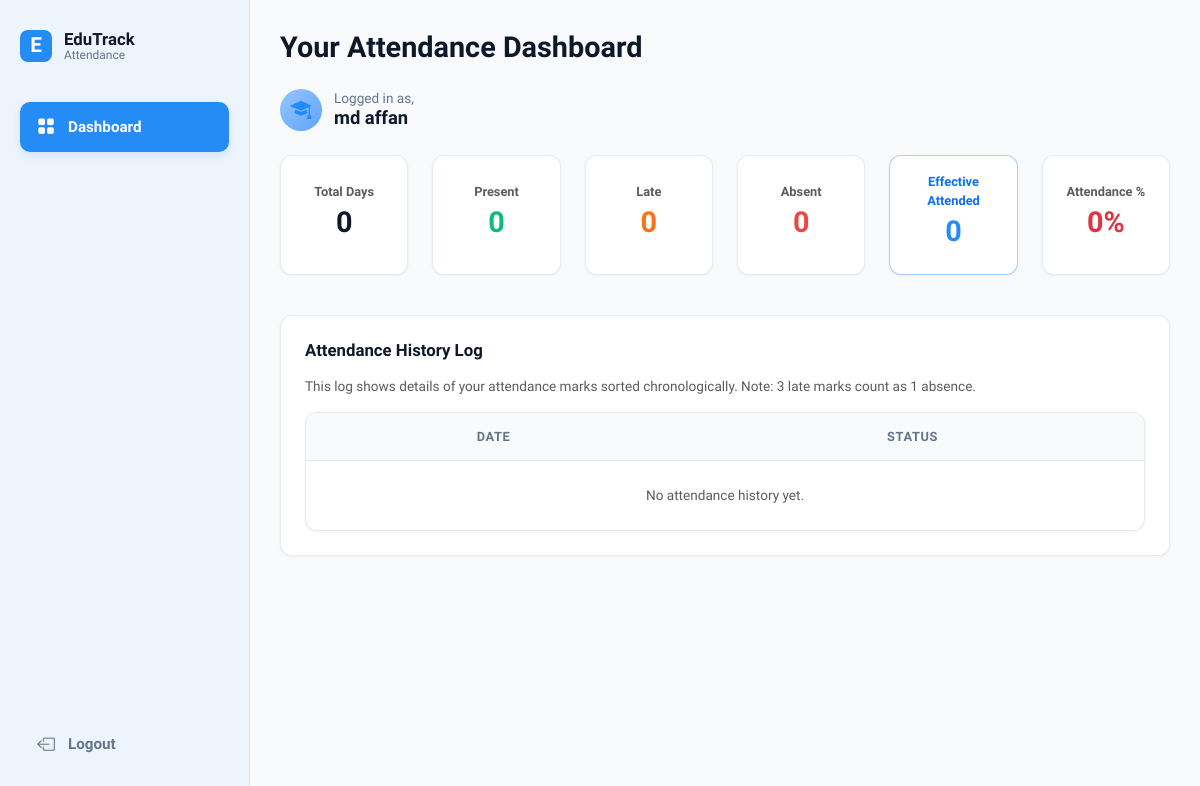
/student (signed in), run on an earlier commit of the app's database.
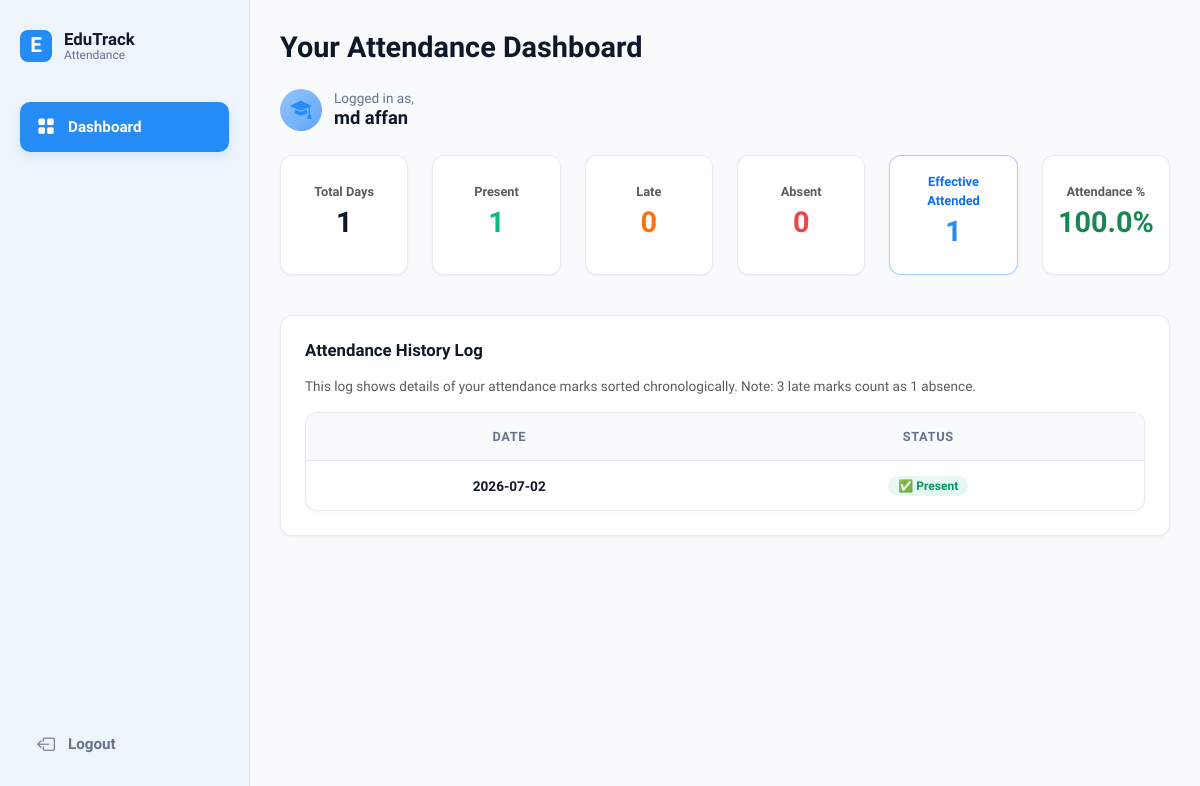
And on a later commit of the database.
### tables this page shows
CREATE TABLE attendance (
                id INTEGER PRIMARY KEY AUTOINCREMENT,
                student_id TEXT NOT NULL,
                attendance_date TEXT NOT NULL,
                status TEXT NOT NULL,
                UNIQUE(student_id, attendance_date),
                FOREIGN KEY (student_id) REFERENCES students(student_id) ON DELETE CASCADE
            );

### web_app.py (the view)
@app.route('/student')
def student_dashboard():
    if session.get('role') != 'student':
        return redirect(url_for('login'))
    student_id = session.get('student_id')
    try:
        conn = connect()
        cursor = conn.cursor()
        cursor.execute('''SELECT COUNT(*),
                          SUM(CASE WHEN status = "Present" THEN 1 ELSE 0 END) AS present_days,
                          SUM(CASE WHEN status = "Late" THEN 1 ELSE 0 END) AS late_days,
                          SUM(CASE WHEN status = "Absent" THEN 1 ELSE 0 END) AS absent_days
                          FROM attendance WHERE student_id = ?''', (student_id,))
        totals = cursor.fetchone()
        cursor.close()
        conn.close()
        total_days = totals[0] or 0
        present = totals[1] or 0
        late = totals[2] or 0
        absent = totals[3] or 0
        eff_present = present + late - (late // 3)
        eff_absent = absent + (late // 3)
        percentage = round((eff_present / total_days) * 100, 2) if total_days else 0
        processed_rows = []
        conn = connect()
        cursor = conn.cursor()
        cursor.execute('SELECT attendance_date, status FROM attendance WHERE student_id = ? ORDER BY attendance_date ASC', (student_id,))
        all_rows = cursor.fetchall()
        cursor.close()
        conn.close()
        late_count = 0
        chrono_processed = []
        for r in all_rows:
            date_str = r['attendance_date']
            status = r['status']
            disp_status = status
            if status == 'Late':
                late_count += 1
                if late_count % 3 == 0:
                    disp_status = 'Absent (3rd Late)'
            chrono_processed.append((date_str, disp_status))
        processed_rows = list(reversed(chrono_processed))[:100]
    except sqlite3.Error as e:
        flash(str(e), 'danger')
        processed_rows = []
        total_days = present = late = absent = eff_present = eff_absent = percentage = 0
    return render_template('student_dashboard.html',
                           rows=processed_rows,
                           total_days=total_days,
                           present=present,
                           late=late,
                           absent=absent,
                           eff_present=eff_present,
                           eff_absent=eff_absent,
                           percentage=percentage)

### web_app.py (called while the page is built)
def connect():
    conn = sqlite3.connect(DB_PATH, detect_types=sqlite3.PARSE_DECLTYPES)
    conn.row_factory = sqlite3.Row
    conn.execute('PRAGMA foreign_keys = ON')
    return conn

### templates/student_dashboard.html
{% extends 'layout.html' %}
{% block content %}
<div class="dashboard-header">
  <div class="dashboard-title-area">
    <h1>Your Attendance Dashboard</h1>
  </div>
</div>
<div class="welcome-banner">
  <div class="user-profile-summary">
    <div class="user-avatar-placeholder">
      <i class="bi bi-mortarboard-fill" style="font-size: 1.3rem; color: #258bf5;"></i>
    </div>
    <div class="welcome-text">
      <span class="welcome-subtitle">Logged in as,</span>
      <span class="welcome-title">{{ session.name }}</span>
    </div>
  </div>
</div>
<div class="row mb-4">
  <div class="col-md-2 col-sm-4 mb-3">
    <div class="card-premium text-center d-flex flex-column align-items-center justify-content-center" style="height: 120px;">
      <span class="text-muted" style="font-size: 0.8rem; font-weight: 600;">Total Days</span>
      <h3 style="font-size: 1.8rem; font-weight: 700; margin-top: 4px;">{{ total_days }}</h3>
    </div>
  </div>
  <div class="col-md-2 col-sm-4 mb-3">
    <div class="card-premium text-center d-flex flex-column align-items-center justify-content-center" style="height: 120px;">
      <span class="text-muted" style="font-size: 0.8rem; font-weight: 600;">Present</span>
      <h3 style="font-size: 1.8rem; font-weight: 700; margin-top: 4px; color: var(--success);">{{ present }}</h3>
    </div>
  </div>
  <div class="col-md-2 col-sm-4 mb-3">
    <div class="card-premium text-center d-flex flex-column align-items-center justify-content-center" style="height: 120px;">
      <span class="text-muted" style="font-size: 0.8rem; font-weight: 600;">Late</span>
      <h3 style="font-size: 1.8rem; font-weight: 700; margin-top: 4px; color: var(--warning);">{{ late }}</h3>
    </div>
  </div>
  <div class="col-md-2 col-sm-4 mb-3">
    <div class="card-premium text-center d-flex flex-column align-items-center justify-content-center" style="height: 120px;">
      <span class="text-muted" style="font-size: 0.8rem; font-weight: 600;">Absent</span>
      <h3 style="font-size: 1.8rem; font-weight: 700; margin-top: 4px; color: var(--danger);">{{ absent }}</h3>
    </div>
  </div>
  <div class="col-md-2 col-sm-4 mb-3">
    <div class="card-premium text-center d-flex flex-column align-items-center justify-content-center" style="height: 120px; border-color: rgba(37, 139, 245, 0.4);">
      <span class="text-primary" style="font-size: 0.8rem; font-weight: 600;">Effective Attended</span>
      <h3 style="font-size: 1.8rem; font-weight: 700; margin-top: 4px; color: var(--primary);">{{ eff_present }}</h3>
    </div>
  </div>
  <div class="col-md-2 col-sm-4 mb-3">
    <div class="card-premium text-center d-flex flex-column align-items-center justify-content-center" style="height: 120px;">
      <span class="text-muted" style="font-size: 0.8rem; font-weight: 600;">Attendance %</span>
      <h3 class="{% if percentage < 75.0 %}text-danger{% else %}text-success{% endif %}" style="font-size: 1.8rem; font-weight: 700; margin-top: 4px;">{{ percentage }}%</h3>
    </div>
  </div>
</div>
<div class="card-premium-action">
  <h5>Attendance History Log</h5>
  <p class="text-muted mb-3" style="font-size: 0.85rem;">This log shows details of your attendance marks sorted chronologically. Note: 3 late marks count as 1 absence.</p>
  <div class="table-premium-container">
    <table class="table-premium text-center">
      <thead>
        <tr>
          <th class="text-center">Date</th>
          <th class="text-center">Status</th>
        </tr>
      </thead>
      <tbody>
        {% if rows %}
          {% for date, status in rows %}
            <tr>
              <td><strong>{{ date }}</strong></td>
              <td>
                {% if status == 'Present' %}
                  <span class="badge badge-premium badge-premium-success">✅ Present</span>
                {% elif status == 'Late' %}
                  <span class="badge badge-premium badge-premium-warning">⚠️ Late</span>
                {% elif status == 'Absent' %}
                  <span class="badge badge-premium badge-premium-danger">❌ Absent</span>
                {% elif status == 'Absent (3rd Late)' %}
                  <span class="badge badge-premium badge-premium-danger">❌ Absent (3rd Late)</span>
                {% else %}
                  <span class="badge badge-premium badge-premium-info">{{ status }}</span>
                {% endif %}
              </td>
            </tr>
          {% endfor %}
        {% else %}
          <tr>
            <td colspan="2" class="text-center text-muted py-4">No attendance history yet.</td>
          </tr>
        {% endif %}
      </tbody>
    </table>
  </div>
</div>
{% endblock %}

### templates/layout.html (shortened to what this page needs)
<!doctype html>
<html lang="en">
  <head>
    <link href="https://cdn.jsdelivr.net/npm/bootstrap@5.3.0/dist/css/bootstrap.min.css" rel="stylesheet">
    <link rel="stylesheet" href="https://cdn.jsdelivr.net/npm/bootstrap-icons@1.11.1/font/bootstrap-icons.css">
    <link rel="stylesheet" href="{{ url_for('static', filename='styles.css') }}">
  </head>
  <body>
    {% if session.role %}
      <div class="app-container">
        <div class="sidebar">
          <div class="sidebar-top">
            <a class="sidebar-logo" href="#">
              <div class="logo-icon">E</div>
              <div class="logo-text">
                <span class="logo-title">EduTrack</span>
                <span class="logo-subtitle">Attendance</span>
              </div>
            </a>
            <ul class="sidebar-menu">
              {% if session.role == 'admin' %}
                <li class="sidebar-item" id="nav-dashboard">
                  <a href="{{ url_for('admin_dashboard') }}?tab=dashboard"><i class="bi bi-grid-fill"></i> Dashboard</a>
                </li>
                <li class="sidebar-item" id="nav-attendance">
                  <a href="{{ url_for('admin_dashboard') }}?tab=attendance"><i class="bi bi-check-circle-fill"></i> Attendance</a>
                </li>
                <li class="sidebar-item" id="nav-students">
                  <a href="{{ url_for('admin_dashboard') }}?tab=students"><i class="bi bi-people-fill"></i> Students</a>
                </li>
                <li class="sidebar-item" id="nav-records">
                  <a href="{{ url_for('admin_dashboard') }}?tab=records"><i class="bi bi-file-earmark-text-fill"></i> Records</a>
                </li>
                <li class="sidebar-item" id="nav-reports">
                  <a href="{{ url_for('reports') }}"><i class="bi bi-bar-chart-line-fill"></i> Reports</a>
                </li>
                <li class="sidebar-item" id="nav-settings">
                  <a href="{{ url_for('admin_dashboard') }}?tab=settings"><i class="bi bi-gear-fill"></i> Settings</a>
                </li>
              {% else %}
                <li class="sidebar-item active">
                  <a href="{{ url_for('student_dashboard') }}"><i class="bi bi-grid-fill"></i> Dashboard</a>
                </li>
              {% endif %}
            </ul>
          </div>
          <div class="sidebar-bottom">
            <ul class="sidebar-menu">
              <li class="sidebar-item">
                <a href="{{ url_for('logout') }}"><i class="bi bi-box-arrow-left"></i> Logout</a>
              </li>
            </ul>
          </div>
        </div>
        <div class="main-content-wrapper">
          <div class="content-body">
            {% block content %}{% endblock %}
          </div>
        </div>
      </div>
    {% endif %}
  </body>
</html>

What changed in the data, as far as the page shows it:
added attendance: attendance_date "2026-07-02", status "✅ Present"
Also different on the page:
{{ total_days }}: "0" → "1"
{{ present }}: "0" → "1"
{{ eff_present }}: "0" → "1"
{{ percentage }}: "0" → "100.0"
text no longer shown: "No attendance history yet."
